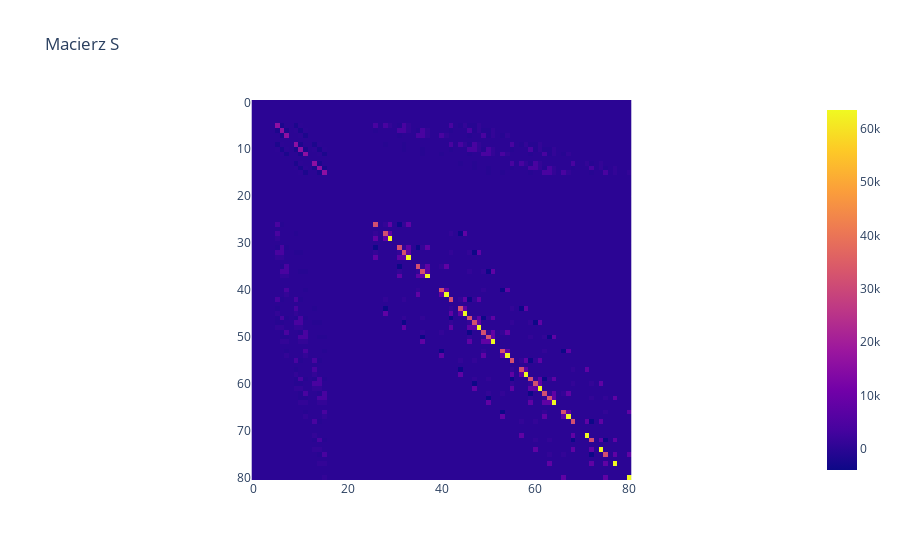
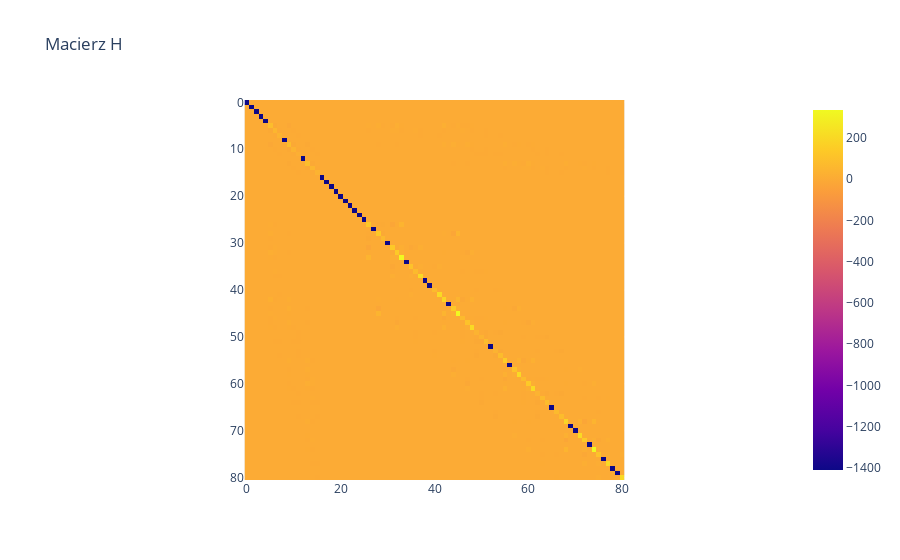

Notebook cell for these charts, in order:
### Code cell
S, H = Utilis.Gboundary(N, S, H, nlg, wezly)

fig_S = px.imshow(S, title="Macierz S")
fig_S.show()

fig_H = px.imshow(H, title="Macierz H")
fig_H.show()

### Figure 1 — Plotly figure (JSON) as saved in the notebook; plotly's stock layout.template omitted (floating-point values rounded to 4 significant figures; data arrays with more than 128 entries replaced by an {"elided": "..."} marker saying what was removed)
{"data": [{"coloraxis": "coloraxis", "hovertemplate": "x: %{x}<br>y: %{y}<br>color: %{z}<extra></extra>", "name": "0", "type": "heatmap", "xaxis": "x", "yaxis": "y", "z": {"elided": "81x81 float values"}}], "layout": {"coloraxis": {"colorscale": [[0, "#0d0887"], [0.1111, "#46039f"], [0.2222, "#7201a8"], [0.3333, "#9c179e"], [0.4444, "#bd3786"], [0.5556, "#d8576b"], [0.6667, "#ed7953"], [0.7778, "#fb9f3a"], [0.8889, "#fdca26"], [1, "#f0f921"]]}, "title": {"text": "Macierz S"}, "xaxis": {"anchor": "y", "constrain": "domain", "domain": [0, 1], "scaleanchor": "y"}, "yaxis": {"anchor": "x", "autorange": "reversed", "constrain": "domain", "domain": [0, 1]}}}

### Figure 2 — Plotly figure (JSON) as saved in the notebook; plotly's stock layout.template omitted (floating-point values rounded to 4 significant figures; data arrays with more than 128 entries replaced by an {"elided": "..."} marker saying what was removed)
{"data": [{"coloraxis": "coloraxis", "hovertemplate": "x: %{x}<br>y: %{y}<br>color: %{z}<extra></extra>", "name": "0", "type": "heatmap", "xaxis": "x", "yaxis": "y", "z": {"elided": "81x81 float values"}}], "layout": {"coloraxis": {"colorscale": [[0, "#0d0887"], [0.1111, "#46039f"], [0.2222, "#7201a8"], [0.3333, "#9c179e"], [0.4444, "#bd3786"], [0.5556, "#d8576b"], [0.6667, "#ed7953"], [0.7778, "#fb9f3a"], [0.8889, "#fdca26"], [1, "#f0f921"]]}, "title": {"text": "Macierz H"}, "xaxis": {"anchor": "y", "constrain": "domain", "domain": [0, 1], "scaleanchor": "y"}, "yaxis": {"anchor": "x", "autorange": "reversed", "constrain": "domain", "domain": [0, 1]}}}
